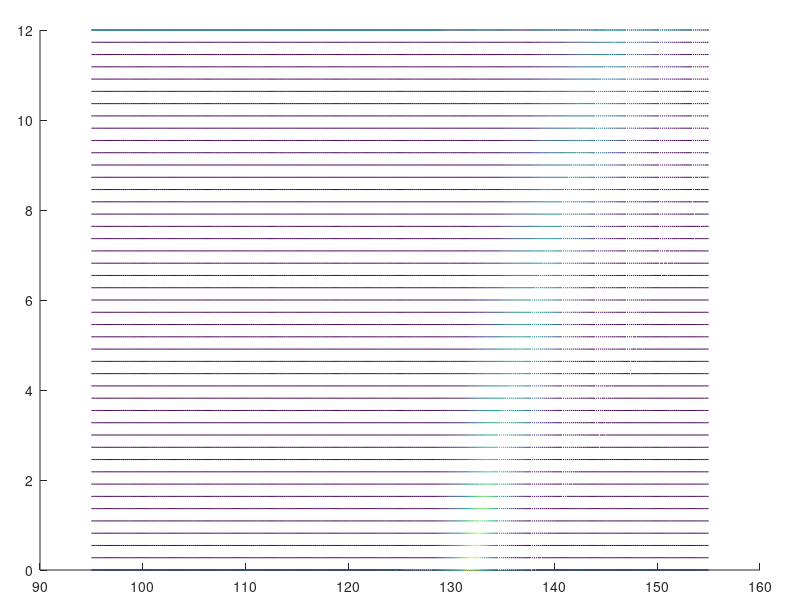

Write MATLAB code to recreate this figure. (Note: this script raises an error after producing the figure.)
% FPEX0_generate_3d_logo.m
% Generiert ein modernes 3D-Landschafts-Logo für MATLAB File Exchange
% Inspiriert von der Fokker-Planck-Extrapolation (Heizrate vs. Temperatur)

clear; clc; close all;

% 1. Quadratische Figure mit edlem, dunklem oder neutralem Hintergrund erzeugen
% Für einen modernen "Tech-Look" nutzen wir hier ein sehr helles Graublau.
fig = figure('Color', [0.95 0.96 0.98], 'Position', [100, 100, 800, 800]);
ax = axes('Position', [0.05, 0.05, 0.9, 0.9], 'Color', 'none');
hold(ax, 'on');

% 2. Mathematische Fokker-Planck-Landschaft simulieren (Analogie zu Fig. 6)
x = linspace(95, 155, 300);     % Raum / Temperatur T
t = linspace(0, 12, 45);        % Zeit / Heizrate beta
[X, T] = meshgrid(x, t);

% Heuristische Parameter für Drift & Diffusion
mu_0 = 131.6;        % Peak-Zentrum bei Heizrate 0 (fpex0)
drift_coeff = 0.85;  % Verschiebung nach rechts bei höherer Heizrate
sigma_0 = 1.4;       % Schärfe bei Heizrate 0
diff_coeff = 0.45;   % Verbreiterung (Flächenerhalt)

% Berechnung der driftenden und diffundierenden Peaks
mean_shift = mu_0 + drift_coeff * T + 0.03 * T.^2;
variance = sigma_0^2 + 2 * diff_coeff * T;
amplitude = 140 ./ (sqrt(variance) * sqrt(2 * pi));

% Die 3D-Matrix Z (Spezifische Wärmekapazität c_p)
Z = amplitude .* exp(-((X - mean_shift).^2) ./ (2 * variance));

% 3. 3D-Plotting: Wasserfall-Struktur mit feinen Linien für den mathematischen Look
% 'waterfall' erzeugt die typischen DSC-Kurven-Schichten entlang der Heizrate
h_surf = waterfall(ax, X, T, Z);

% 4. Visuelles Finetuning (Farben, Licht und Schatten)
colormap(ax, 'parula'); % 'parula' bietet den klassischen MATLAB-Wiedererkennungswert
set(h_surf, 'LineWidth', 1.5, 'EdgeLighting', 'gouraud', 'FaceAlpha', 0.5);

% Den vordersten Peak (Heizrate beta = 0, also FPEX0) extra betonen!
plot3(ax, x, zeros(size(x)), Z(1,:), 'Color', [0.85 0.33 0.1], 'LineWidth', 4.5);

% 5. Perspektive und Beleuchtung einstellen
view(ax, -35, 30);          % Perfekter 3D-Winkel für Kurvenlandschaften
camlight('headlight');      % Erzeugt edle Lichtreflexe auf den Kurvenkanten
lighting('gouraud');
material('shiny');

% 6. Text-Branding im 3D-Raum platzieren
% Schwebend über oder dezent hinter der Landschaft platziert
text(ax, 110, 14, 25, 'fpex_{0}', 'FontSize', 55, 'FontWeight', 'bold', ...
     'Color', [0.07 0.07 0.25], 'FontName', 'Helvetica', 'HorizontalAlignment', 'center');

% 7. Achsen für den reinen Icon-Look eliminieren
axis(ax, 'tight');
zlim([-1 max(Z(:))+5]);
axis(ax, 'off'); 
set(fig, 'InvertHardcopy', 'off');

% 8. Speichern als hochauflösendes, quadratisches Bild
%exportgraphics(fig, 'fpex0_3d_logo.png', 'Resolution', 300);
disp('Fancy 3D-Logo wurde erfolgreich als fpex0_3d_logo.png gespeichert!');
